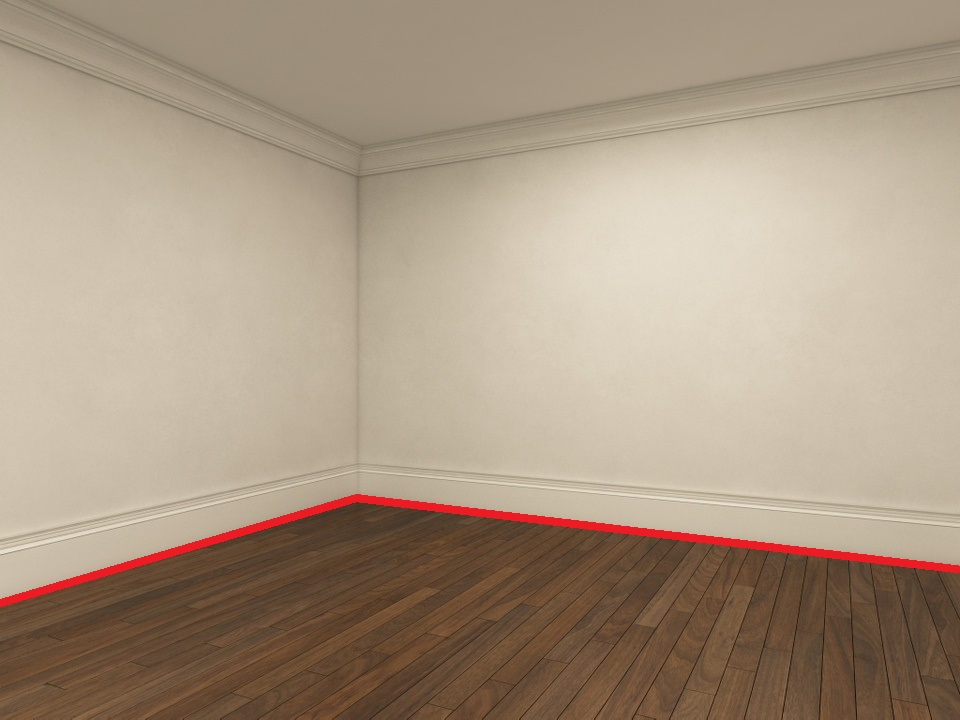
#> input picture resized_labeled_color_img_0.jpg, 960 x 720 px
$ python get-pixel.py   (older library calls are emulated)
#> lines starting #> are read from the running program, lines starting #| are printed output that depends on the picture; pictures that were not available may be replaced by others from this repository, and a replacement may not be noted
import cv2
import numpy as np
import pandas as pd

def show(name,img):
    cv2.imshow(name,img)
    cv2.waitKey(0)
    cv2.destroyAllWindows()

img0 = cv2.imread("resized_labeled_color_img_0.jpg")
#> img0 is the input picture: shape (720, 960, 3); mean B, G, R 131.6, 151.6, 170.1
images = []
bw_images = []

for i in range(5):
    name = "resized_labeled_color_img_"+str(i)+".jpg"
    temp = cv2.imread(name)
    temp = cv2.resize(temp,(960,720))
    images.append(temp)

    name = "resized_color_img_"+str(i)+".jpg"
    temp = cv2.imread(name,0)
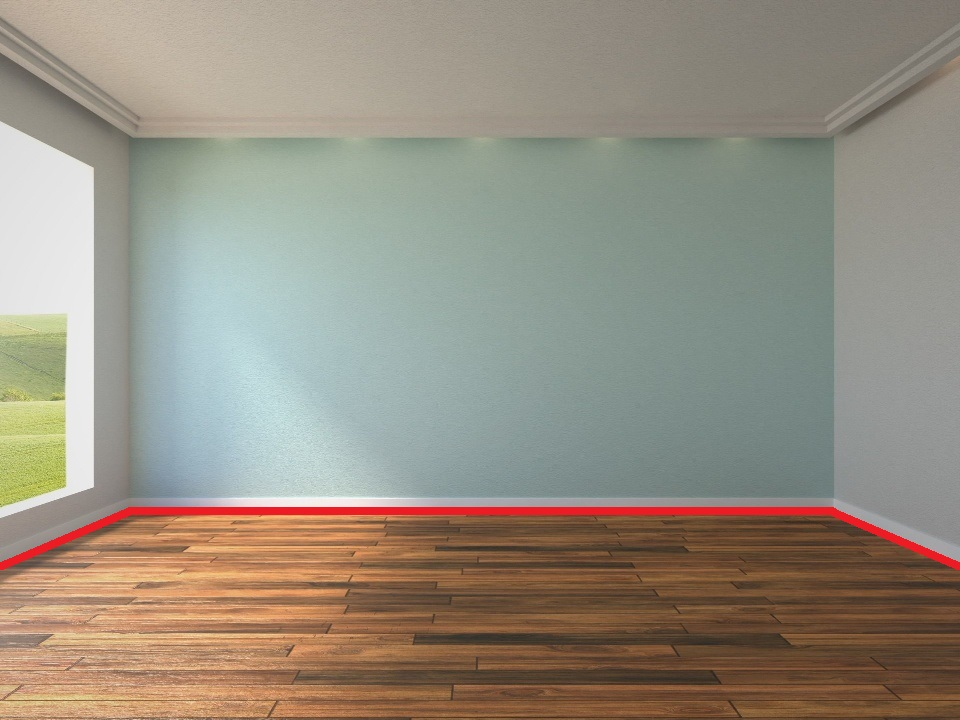
#> input picture resized_labeled_color_img_1.jpg, 960 x 720 px, given in place of resized_color_img_0.jpg, which was not available
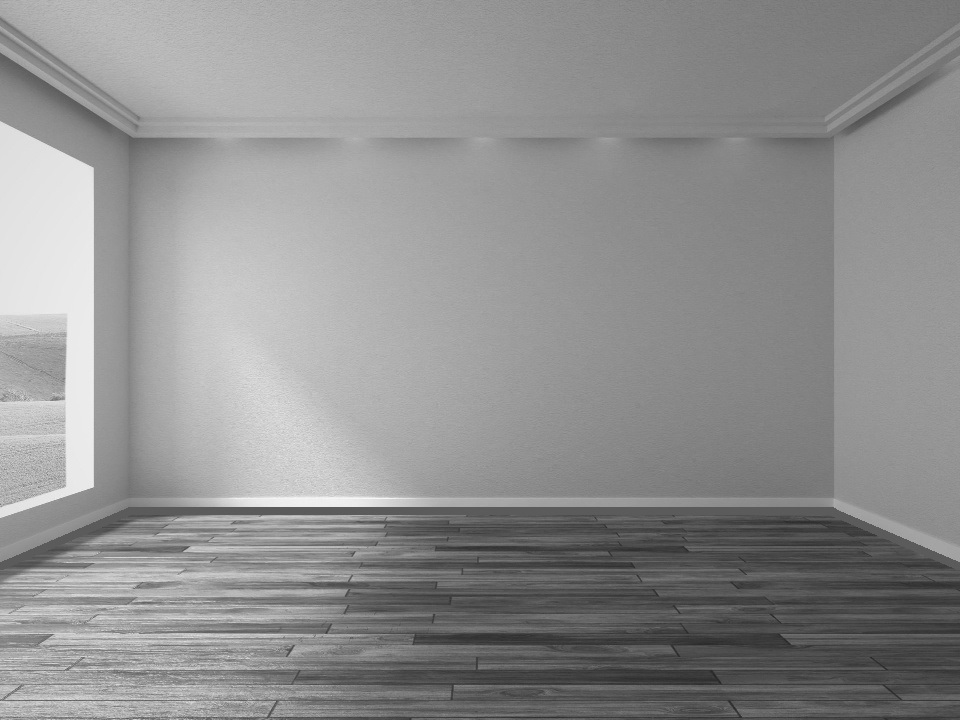
#> temp: shape (720, 960); min 37, max 249, mean 143.8
    #show("img",temp)
    for i in range(3):
        temp = cv2.GaussianBlur(temp,(15,15),0)
#> this loop made 3 passes
#> pass 3, `temp = cv2.GaussianBlur(temp,(15,15),0)`:
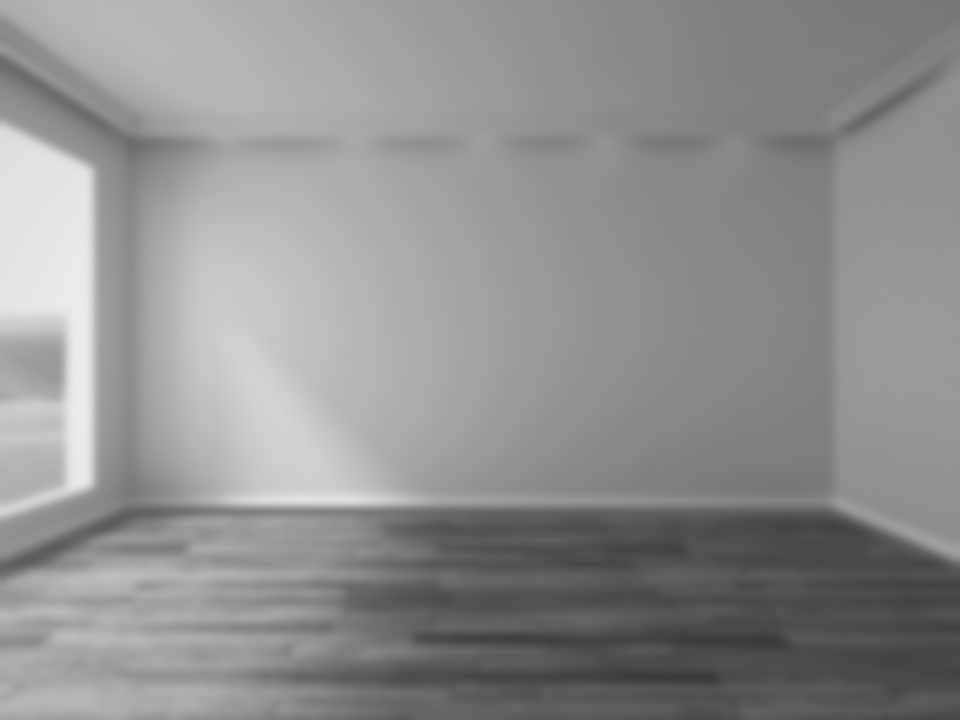
#> temp: shape (720, 960); min 59, max 235, mean 143.8
    temp = cv2.Sobel(temp,cv2.CV_8U,0,1,ksize=5)
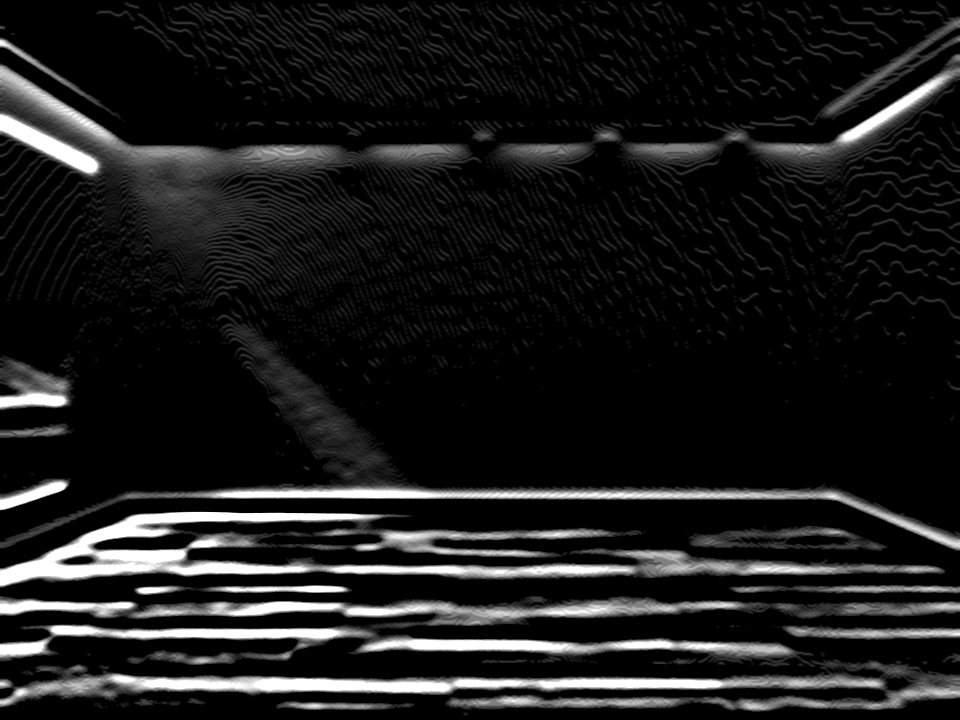
#> temp: shape (720, 960); min 0, max 255, mean 28
    for i in range(3):
        temp = cv2.GaussianBlur(temp,(15,15),0)
#> this loop made 3 passes
#> pass 1, `temp = cv2.GaussianBlur(temp,(15,15),0)`:
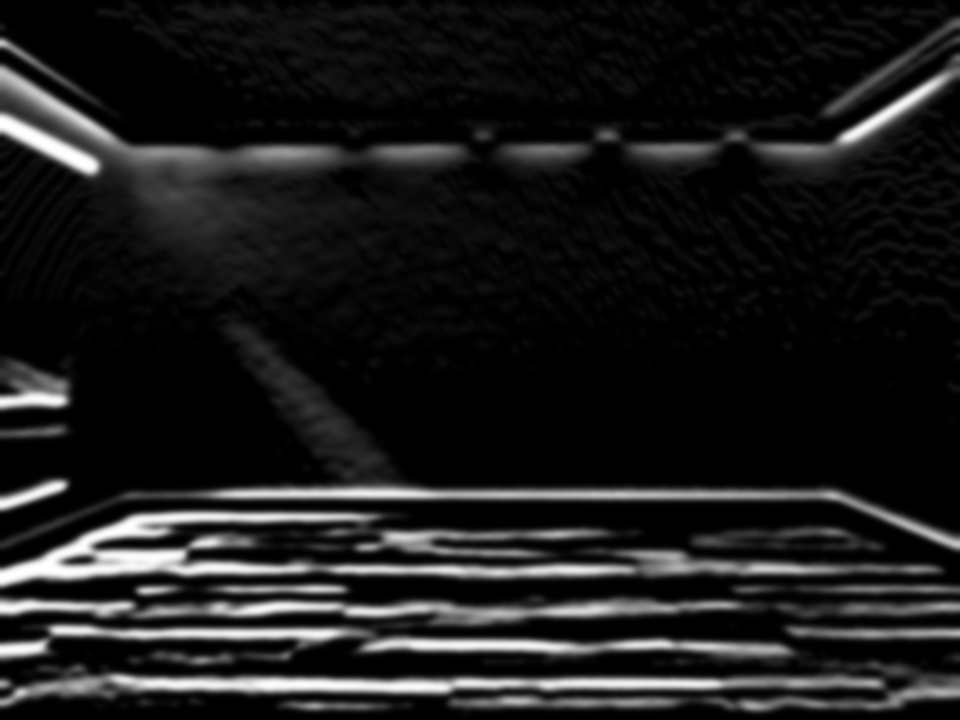
#> temp: shape (720, 960); min 0, max 255, mean 28
#> pass 2, `temp = cv2.GaussianBlur(temp,(15,15),0)`:
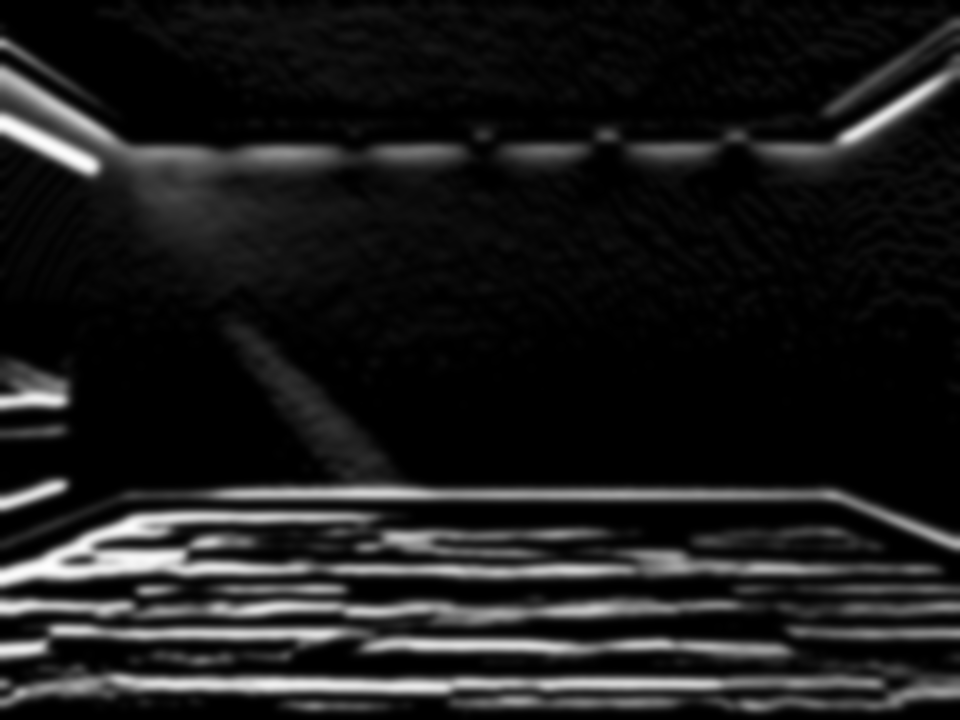
#> temp: shape (720, 960); min 0, max 254, mean 27.9
    bw_images.append(temp)
    show("img",temp)
#> pass 2 of the loop `for i in range(5):`:
#> temp is the input picture: shape (720, 960, 3); mean B, G, R 128.8, 143.1, 150.9
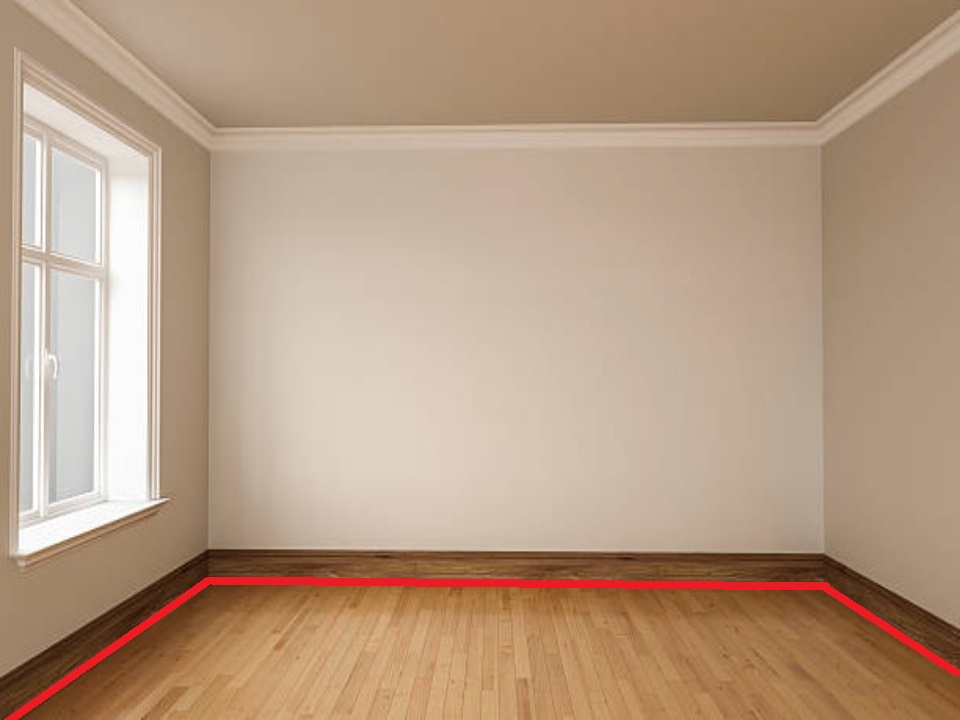
#> input picture resized_labeled_color_img_2.jpg, 960 x 720 px, given in place of resized_color_img_1.jpg, which was not available
#> `temp = cv2.imread(name,0)`:
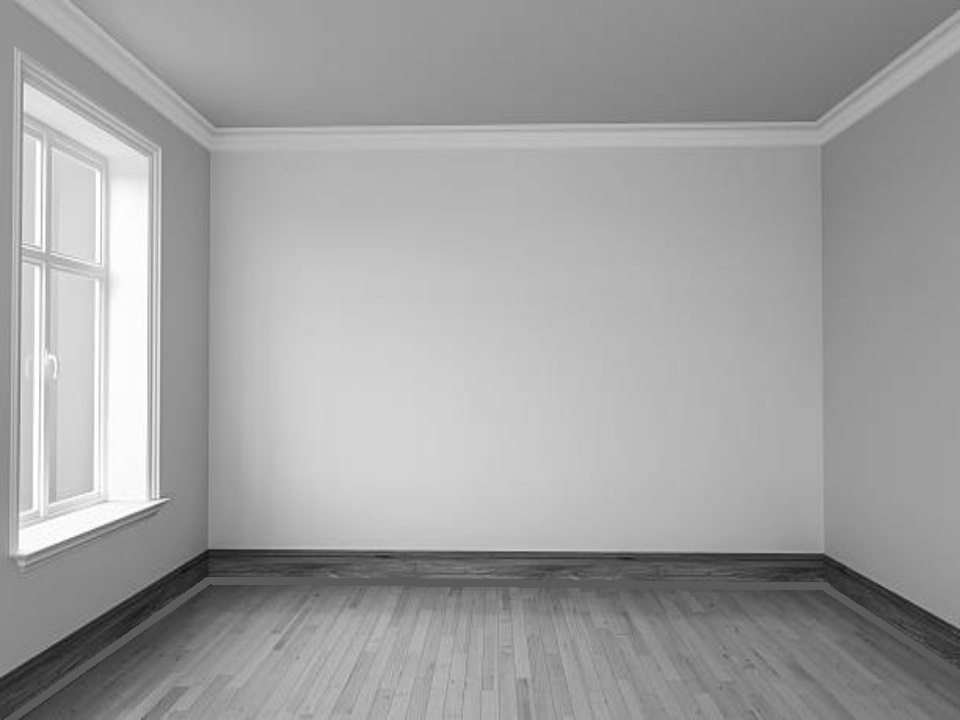
#> temp: shape (720, 960); min 13, max 255, mean 160.9
#> the loop `for i in range(3):` made 3 passes
#> pass 3, `temp = cv2.GaussianBlur(temp,(15,15),0)`:
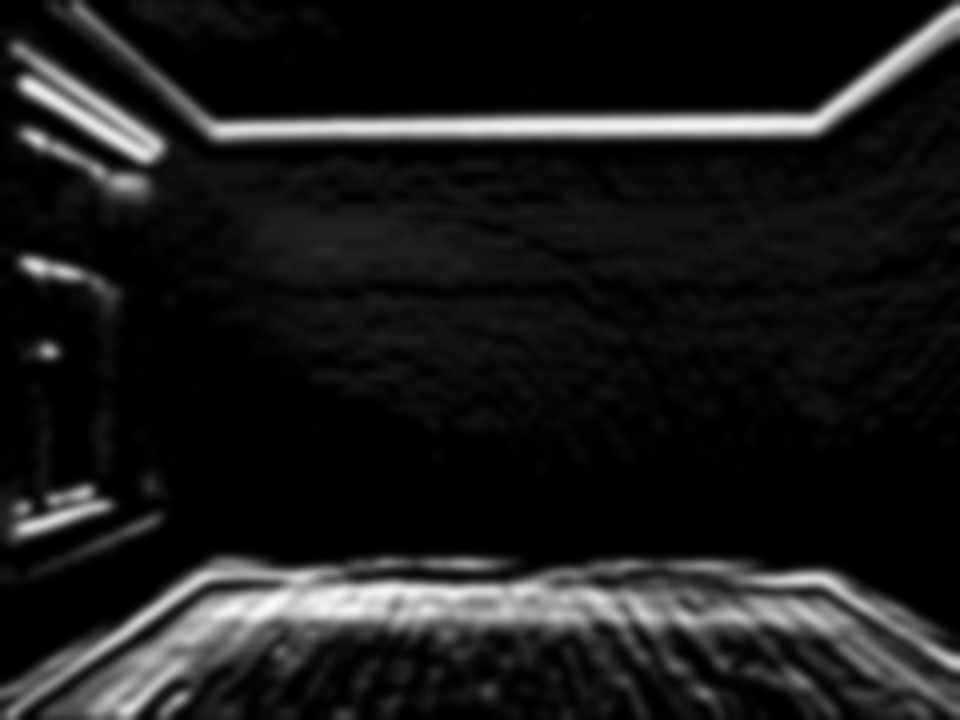
#> temp: shape (720, 960); min 0, max 249, mean 27.2
#> (the run stopped early here; a loop or call above may not have finished)
